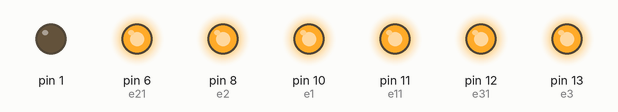
Simulated run of this sketch. Board: Arduino Uno, built with avr-gcc and run on an emulated ATmega328P. On the bench: output pins drawn as LEDs (lit = HIGH).

Above: at 1.0 s.
At 3.0 s:
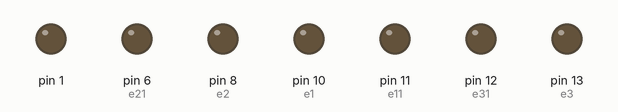
Timing chart, 0 to 5.2 s (numbered marks = the images above):
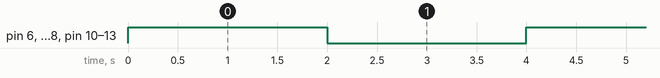

The sketch:

sketch_sep30a.ino
```cpp
int e1=10;
int e11=11;
int e2=8;
int e21=6;
int e3=13;
int e31=12;

void setup()
{
  pinMode(1,OUTPUT);
  pinMode(e1,OUTPUT);
  pinMode(e11,OUTPUT);
  pinMode(e2,OUTPUT);
  pinMode(e21,OUTPUT);
  pinMode(e3,OUTPUT);
  pinMode(e31,OUTPUT);
}

void loop()
{

  digitalWrite(e1,HIGH);
  digitalWrite(e11,HIGH);
  digitalWrite(e2,HIGH);
  digitalWrite(e21,HIGH);
  digitalWrite(e3,HIGH);
  digitalWrite(e31,HIGH);
  delay(2000);

  digitalWrite(e1,LOW);
  digitalWrite(e11,LOW);
  digitalWrite(e2,LOW);
  digitalWrite(e21,LOW);
  digitalWrite(e3,LOW);
  digitalWrite(e31,LOW);
  delay(2000);
}
```

Measured:
- by itself, pin 6 (e21), pin 8 (e2), pin 10 (e1), pin 11 (e11), pin 12 (e31), pin 13 (e3): alternates HIGH for 2.0 s and LOW for 2.0 s
